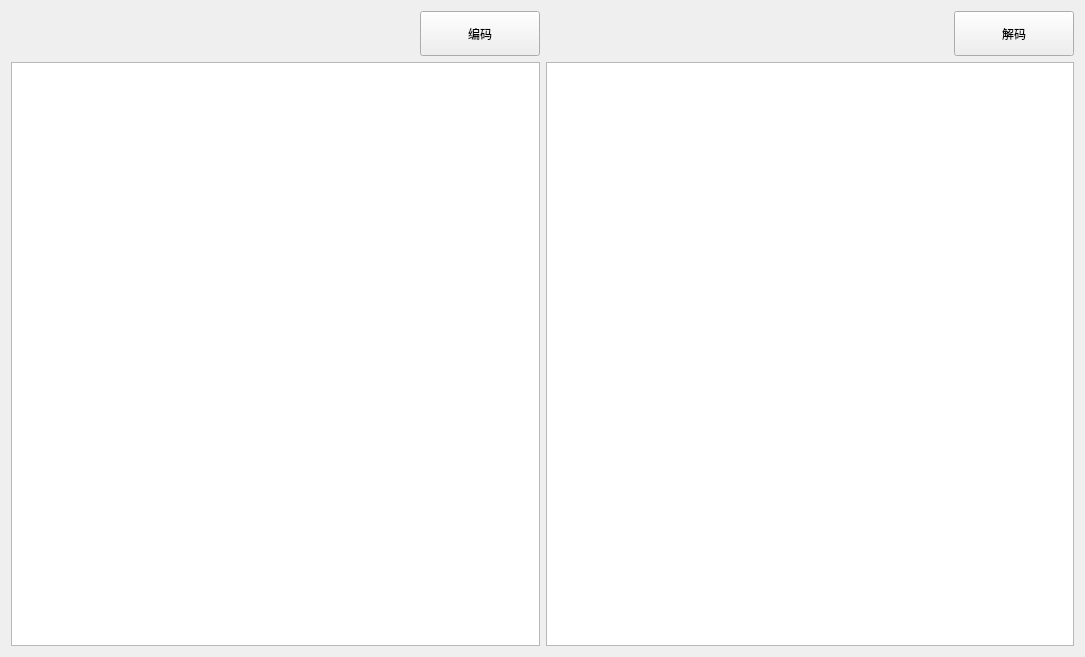
<?xml version="1.0" encoding="UTF-8"?>
<ui version="4.0">
    <class>Form</class>
    <widget class="QWidget" name="Form">
        <property name="geometry">
            <rect>
                <x>0</x>
                <y>0</y>
                <width>1085</width>
                <height>657</height>
            </rect>
        </property>
        <property name="windowTitle">
            <string>Form</string>
        </property>
        <layout class="QHBoxLayout" name="horizontalLayout_4">
            <item>
                <layout class="QHBoxLayout" name="horizontalLayout_3">
                    <item>
                        <layout class="QVBoxLayout" name="verticalLayout">
                            <item>
                                <layout class="QHBoxLayout" name="horizontalLayout">
                                    <item>
                                        <spacer name="horizontalSpacer">
                                            <property name="orientation">
                                                <enum>Qt::Horizontal</enum>
                                            </property>
                                            <property name="sizeHint" stdset="0">
                                                <size>
                                                    <width>40</width>
                                                    <height>20</height>
                                                </size>
                                            </property>
                                        </spacer>
                                    </item>
                                    <item>
                                        <widget class="QPushButton" name="EscapeEncodeButton">
                                            <property name="minimumSize">
                                                <size>
                                                    <width>120</width>
                                                    <height>45</height>
                                                </size>
                                            </property>
                                            <property name="maximumSize">
                                                <size>
                                                    <width>120</width>
                                                    <height>45</height>
                                                </size>
                                            </property>
                                            <property name="text">
                                                <string>编码</string>
                                            </property>
                                        </widget>
                                    </item>
                                </layout>
                            </item>
                            <item>
                                <widget class="QTextEdit" name="EscapeTextBox"/>
                            </item>
                        </layout>
                    </item>
                    <item>
                        <layout class="QVBoxLayout" name="verticalLayout_2">
                            <item>
                                <layout class="QHBoxLayout" name="horizontalLayout_2">
                                    <item>
                                        <spacer name="horizontalSpacer_2">
                                            <property name="orientation">
                                                <enum>Qt::Horizontal</enum>
                                            </property>
                                            <property name="sizeHint" stdset="0">
                                                <size>
                                                    <width>40</width>
                                                    <height>20</height>
                                                </size>
                                            </property>
                                        </spacer>
                                    </item>
                                    <item>
                                        <widget class="QPushButton" name="EscapeDecodeButton">
                                            <property name="minimumSize">
                                                <size>
                                                    <width>120</width>
                                                    <height>45</height>
                                                </size>
                                            </property>
                                            <property name="maximumSize">
                                                <size>
                                                    <width>120</width>
                                                    <height>45</height>
                                                </size>
                                            </property>
                                            <property name="text">
                                                <string>解码</string>
                                            </property>
                                        </widget>
                                    </item>
                                </layout>
                            </item>
                            <item>
                                <widget class="QTextEdit" name="EscapeCipherBox"/>
                            </item>
                        </layout>
                    </item>
                </layout>
            </item>
        </layout>
    </widget>
    <resources/>
    <connections/>
</ui>
